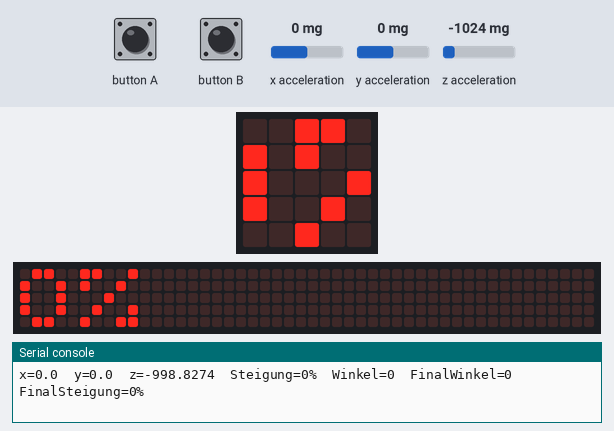
The program below on a simulated BBC micro:bit running MicroPython. On the bench: the board's 5×5 LED display, a strip that is not on the board, showing the scrolling text unrolled, the last lines printed to the serial console. Inputs (shaded band) come from the test bench; at power-on: y acceleration 0 mg, x acceleration 0 mg, z acceleration -1024 mg. The 48×5 strip is a reading aid, not a part: it shows the text the display is scrolling, unrolled, one strip-width of it at a time.

Above: at 1.2 s.
1.3 s: y acceleration set to -1440 mg
At 2.91 s:
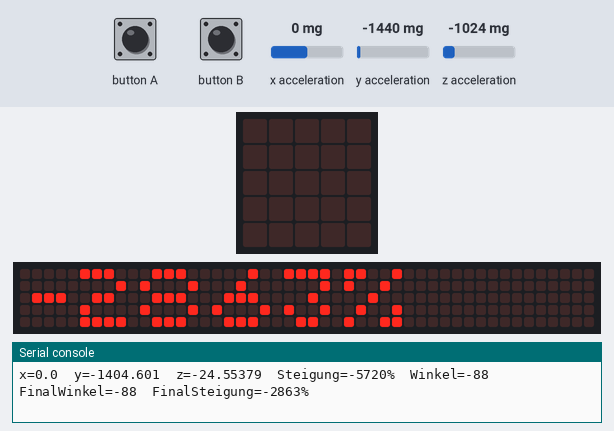
3.7 s: button B pressed for 0.15 s
4.4 s: x acceleration set to -1440 mg
7.4 s: button A pressed for 0.15 s
8.1 s: z acceleration set to 1440 mg
At 8.8 s:
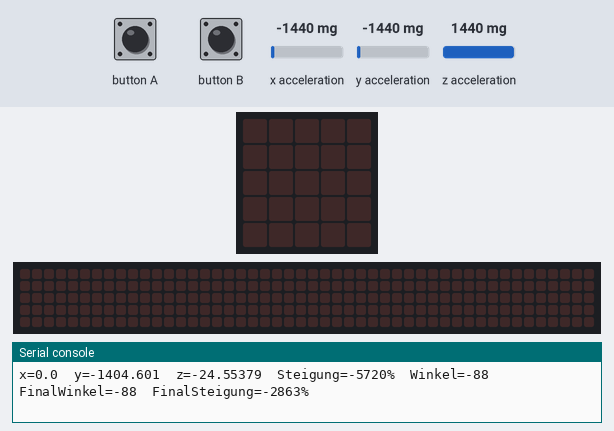
11.1 s: button A pressed for 1 s
At 11.96 s:
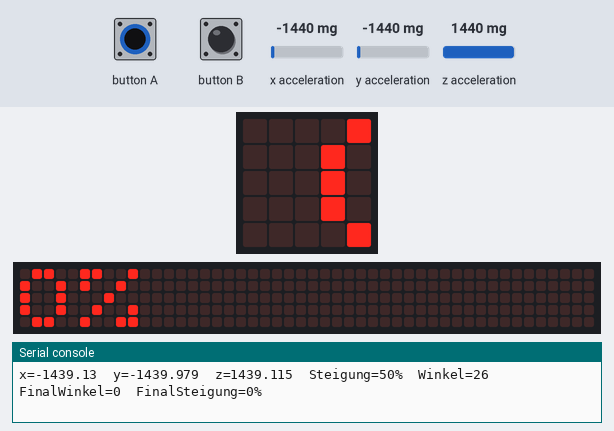

The program:

spirit-level.py
```python
""" Tabelle für y und z
         Winkel
    vorn        rechts      x       y       z   Steigung
    ----------------------------------------------------
    0° (horizontal)  0°     0       0   -1040        0 %
    45°              0°     0     720    -720      100 %
    90°(vertikal)    0°     0    1040       0      inf %
    ----------------------------------------------------
    0°              90°  1024       0       0
    45°             90°   720     720       0
    90°             90°     0    1024       0
"""

from microbit import *
from math import atan, degrees, tan, radians

calibrate = 0
what = 1

class KalmanFilter:
    def __init__(self, init_estimate=0.0):
        self.process_var = 1e-4
        self.measurement_var = 0.3
        self.estimate = init_estimate
        self.error_covar = 1

    def update(self, measurement):
        kalman_gain = self.error_covar / (self.error_covar + self.measurement_var)
        self.estimate += kalman_gain * (measurement - self.estimate)
        self.error_covar = (1 - kalman_gain) * self.error_covar
        +self.process_var
        return self.estimate


def calc_mean_3d_accel(accel_data_3d, init_estimate_x, init_estimate_y, init_estimate_z):
    # Create Kalman filters for x, y, z
    kf_x = KalmanFilter(init_estimate_x)
    kf_y = KalmanFilter(init_estimate_y)
    kf_z = KalmanFilter(init_estimate_z)
    filtered_x, filtered_y, filtered_z = [], [], []

    # print("Raw -> Filtered")
    for x, y, z in accel_data_3d:
        fx = kf_x.update(x)
        fy = kf_y.update(y)
        fz = kf_z.update(z)
        filtered_x.append(fx)
        filtered_y.append(fy)
        filtered_z.append(fz)
        # print(
        #     "X: %.2f -> %.2f, Y: %.2f -> %.2f, Z: %.2f -> %.2f" % (x, fx, y, fy, z, fz)
        # )
    # Calculate means
    m_x = sum(filtered_x) / len(filtered_x)
    m_y = sum(filtered_y) / len(filtered_y)
    m_z = sum(filtered_z) / len(filtered_z)
    # print("\nMean Acceleration:\n X: %.3f, Y: %.3f, Z: %.3f" % (m_x, m_y, m_z))
    return m_x, m_y, m_z


x = y = z = 0
iterations = 50
while True:
    init_x = x
    init_y = y
    init_z = z
    accel_data = []
    for i in range(iterations):
        accel_data.append( (accelerometer.get_x(), accelerometer.get_y(), accelerometer.get_z()) )
    #    sleep(1)
    x, y, z = calc_mean_3d_accel(accel_data, init_x, init_y, init_z)

    if (z - x) == 0:
        Steigung = 999
        Winkel = 90
    else:
        Steigung = int(-y / (z - x) * 100)
        Winkel = int(degrees(atan(-y / (z - x))))
    if button_a.was_pressed():
        calibrate = Winkel
    elif button_b.was_pressed():
        what = -what
    FinalWinkel = Winkel - calibrate
    FinalSteigung = int(tan(radians(FinalWinkel)) * 100)
    print(
        "x={0}  y={1}  z={2}  Steigung={3}%  Winkel={4}  FinalWinkel={5}  FinalSteigung={6}%".format(
            x, y, z, Steigung, Winkel, FinalWinkel, FinalSteigung
        )
    )
    if what < 0:
        display.scroll("{0}".format(FinalWinkel))
    else:
        display.scroll("{0}%".format(FinalSteigung))
    sleep(500)

display.clear()
```

Measured:
- what the display in image 2 shows lasts 0.5 s, from 8.4 s to 8.9 s
